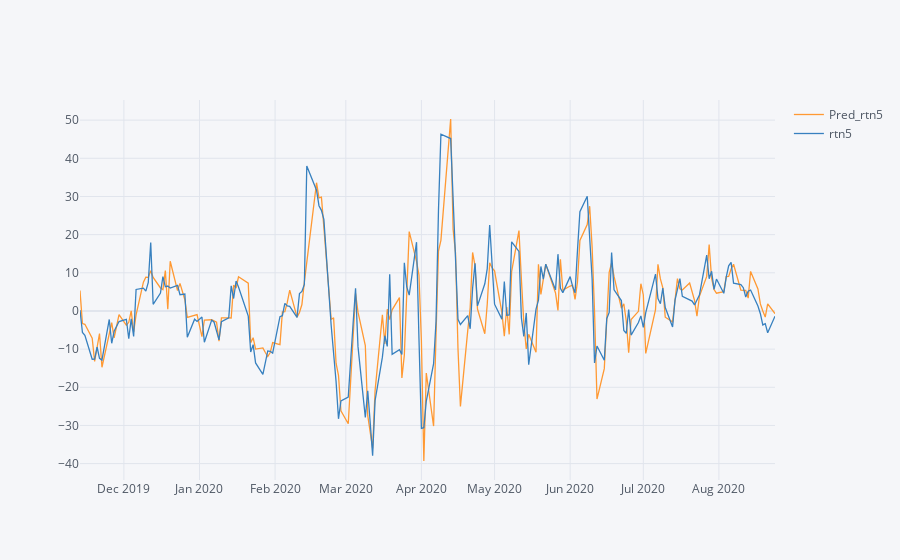

Notebook source saved alongside this figure:
### Code cell
CC_2020_pred[['Pred_rtn5', 'rtn5']].iplot()

### Figure 1 — Plotly figure (JSON) as saved in the notebook; plotly's stock layout.template omitted (floating-point values rounded to 4 significant figures; data arrays with more than 128 entries replaced by an {"elided": "..."} marker saying what was removed)
{"data": [{"line": {"color": "rgba(255, 153, 51, 1.0)", "dash": "solid", "shape": "linear", "width": 1.3}, "mode": "lines", "name": "Pred_rtn5", "text": "", "type": "scatter", "x": {"elided": "196 str values"}, "y": {"elided": "196 float values"}}, {"line": {"color": "rgba(55, 128, 191, 1.0)", "dash": "solid", "shape": "linear", "width": 1.3}, "mode": "lines", "name": "rtn5", "text": "", "type": "scatter", "x": {"elided": "196 str values"}, "y": {"elided": "196 float values"}}], "layout": {"autosize": true, "legend": {"bgcolor": "#F5F6F9", "font": {"color": "#4D5663"}}, "paper_bgcolor": "#F5F6F9", "plot_bgcolor": "#F5F6F9", "title": {"font": {"color": "#4D5663"}}, "xaxis": {"autorange": true, "gridcolor": "#E1E5ED", "range": ["2019-11-13", "2020-08-24"], "showgrid": true, "tickfont": {"color": "#4D5663"}, "title": {"font": {"color": "#4D5663"}, "text": ""}, "type": "date", "zerolinecolor": "#E1E5ED"}, "yaxis": {"autorange": true, "gridcolor": "#E1E5ED", "range": [-44.3, 55.28], "showgrid": true, "tickfont": {"color": "#4D5663"}, "title": {"font": {"color": "#4D5663"}, "text": ""}, "type": "linear", "zerolinecolor": "#E1E5ED"}}}
